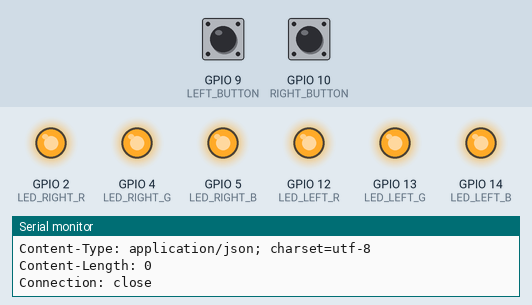
Bench run of a sketch on a simulated ESP8266 (NodeMCU). Parts: output pins drawn as LEDs (lit = HIGH), the last lines printed to the serial monitor. Dashed ring = blinking. Inputs (shaded band) come from the test bench; at power-on: GPIO 9 (LEFT_BUTTON) HIGH, GPIO 10 (RIGHT_BUTTON) HIGH. WiFi joins after 1.5 s; servers stay silent unless stated; uploads are accepted with an empty reply; EEPROM starts erased.

Above: at 5.4 s.
5.5 s: GPIO 9 (LEFT_BUTTON) pulled LOW for 0.15 s
At 6.02 s:
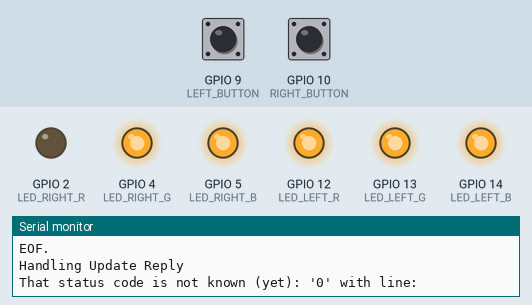
8.6 s: GPIO 10 (RIGHT_BUTTON) pulled LOW for 0.15 s
At 9.12 s:
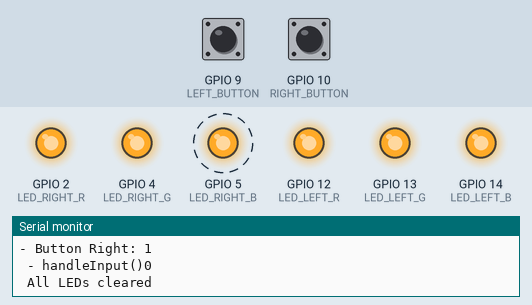
11.6 s: GPIO 9 (LEFT_BUTTON) driven LOW and GPIO 10 (RIGHT_BUTTON) driven LOW
At 13.31 s:
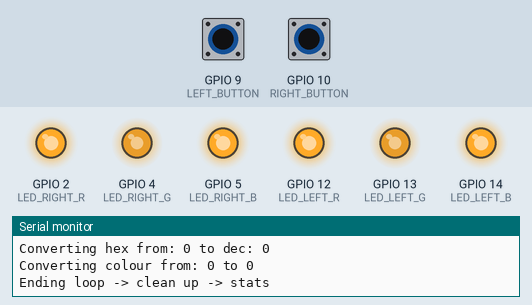
14.6 s: GPIO 9 (LEFT_BUTTON) pulsed HIGH 2 times (0.12 s each, 0.3 s apart)
Timing chart, 0 to 29.4 s (numbered marks = the images above; inputs shaded):
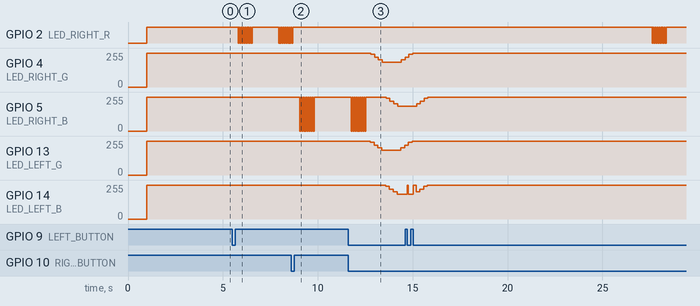

Measured:
- after the input at 5.5 s, GPIO 4 (LED_RIGHT_G), GPIO 13 (LED_LEFT_G): stays 255/255 (without the input it goes to 245/255 after 1.7 s); GPIO 5 (LED_RIGHT_B), GPIO 14 (LED_LEFT_B): stays 255/255 (without the input it goes to 245/255 after 2.5 s)
- after the input at 8.6 s, GPIO 4 (LED_RIGHT_G), GPIO 13 (LED_LEFT_G): stops changing and stays 255/255; GPIO 14 (LED_LEFT_B): stays 255/255 (without the input it goes to 245/255 after 1.5 s)
- after the input at 11.6 s, GPIO 4 (LED_RIGHT_G): 255/255 → 245/255 after 1.2 s, → 225/255 0.20 s later, → 205/255 0.20 s later, → 185/255 0.20 s later, … (6 changes in this stretch); GPIO 5 (LED_RIGHT_B): ramps from 255/255 to 0/255 and jumps back, once every 0.10 s

The sketch:

pj.ino
```cpp
// (licence header left out)
#include <ESP8266WiFi.h>
#include "Esp.h" // deep sleep and system info
#include <EEPROM.h> // to store status/registration in
#include "global.h"
#include "flow.h"
#include "comm.h"
#include "handler.h"
#include "moviehelper.h"

// ESP8266 SDK headers are in C, they need to be included externally or else
// they will throw an error compiling/linking.
//
// all SDK .c files required can be added between the { }
//extern "C" {
// #include "user_interface.h"
//}

// ------------------------------------------------------------------

String sPJDeviceId = "notinitialised";

state *gs = (state *)calloc(1, sizeof(state));

// ------------------------------------------------------------------
// ------------------------------------------------------------------


// ------------------------------------------------------------------
void rightPinChanges()
{
  Serial.println(" - rightPinChanges() - ");
  // no delay functions allowed in here!
  //remember when the last button was changed for voting
  gs->ulLastButtonChangeAt = millis();
  if(digitalRead(RIGHT_BUTTON) == LOW)
  {
    Serial.println("** Falling wink from right pin.");
    gs->bRightButtonDown = true;
    gs->sVote=2;
    //do a short blink, delayMicroseconds works, but its blocking!
    digitalWrite(LED_RIGHT_B, LOW);
    delayMicroseconds(1000);
    digitalWrite(LED_RIGHT_B, HIGH);
  }
}

// ------------------------------------------------------------------
void leftPinChanges()
{
  Serial.println(" - leftPinChanges() - ");
  // no delay functions allowed in here!
  //remember when the last button was changed for voting
  gs->ulLastButtonChangeAt = millis();
  if(digitalRead(LEFT_BUTTON) == LOW)
  {
    Serial.println("** Falling wink from left pin.");
    gs->bLeftButtonDown = true;
    gs->sVote=1;
    //do a short blink, delayMicroseconds works, but its blocking!
    digitalWrite(LED_LEFT_B, LOW);
    delayMicroseconds(1000);
    digitalWrite(LED_LEFT_B, HIGH);
  }
}

// ------------------------------------------------------------------
void setupPins()
{
  // we only go for FALLING instead of CHANGING to have less issues with multiple calls, and more time to work on the button
  attachInterrupt(digitalPinToInterrupt(LEFT_BUTTON), leftPinChanges, FALLING);
  attachInterrupt(digitalPinToInterrupt(RIGHT_BUTTON), rightPinChanges, FALLING);

  // analogWrite(pin, value) enables software PWM on the given pin. PWM may be used on pins 0 to 16.
  // Call analogWrite(pin, 0) to disable PWM on the pin. value may be in range from 0 to PWMRANGE,
  // which is equal to 1023 by default. PWM range may be changed by calling analogWriteRange(new_range).

  // we know 0 to 255 as colour intensity values
  analogWriteRange(255);

  // PWM frequency is 1kHz by default. Call analogWriteFreq(new_frequency) to change the frequency.
  // 45 Hz is more than OK for us for now
  analogWriteFreq(45);

  //set LEDs as output and set them to HIGH = 255
  pinMode(LED_LEFT_R, OUTPUT);
  pinMode(LED_LEFT_G, OUTPUT);
  pinMode(LED_LEFT_B, OUTPUT);

  pinMode(LED_RIGHT_R, OUTPUT);
  pinMode(LED_RIGHT_G, OUTPUT);
  pinMode(LED_RIGHT_B, OUTPUT);

  //set all LEDs to high keep it dark
  clearAllLEDs();

  // set buttons as input, to be safe
  pinMode(RIGHT_BUTTON, INPUT);
  pinMode(LEFT_BUTTON, INPUT);
}

// ------------------------------------------------------------------
// is called once after powering up, sets up the wireless network
// checks a few setting, especially if already registered
void setup() {

  // start a serial console for debugging purposes
  // todo: remove when going into production?
  Serial.begin(115200);
  Serial.setDebugOutput(true);
  Serial.println(" -=- POWER UP -=- ");
  delay(1000); //initial bootup, give it some time

  // set all needed ports and disable unneeded output ports to save power
  setupPins();

  // initialise memory structure (global state)
  gs->ulLoopStartAt = 0;
  gs->ulLastModeUpdateAt = 0;
  gs->ulLastButtonChangeAt = 0;
  gs->bytCurrentMode = MODE_INIT;
  gs->sVote = EMPTY_VOTE;
  gs->iCycleLength = STANDARD_CYCLE_LENGTH;
  gs->bLeftButtonDown = false;
  gs->bRightButtonDown = false;

  // movies
  gs->iMovieLeftFrameCount = 0;
  gs->iMovieLeftFrameCapacity = 2;
  gs->movieLeft = (struct movieframe *)malloc(sizeof(movieframe) * gs->iMovieLeftFrameCapacity);

  gs->iMovieRightFrameCount = 0;
  gs->iMovieRightFrameCapacity = 2;
  gs->movieRight = (struct movieframe *)malloc(sizeof(movieframe) * gs->iMovieRightFrameCapacity);

  gs->lMoviePosition = 0;
  gs->lMovieLength = 0;

  gs->sMovieReplayCount = 0;

  //for easteregg code tracking
  gs->ulEgg = 0;

  // --------------------
  // start wifi
  WiFi.mode(WIFI_STA);

  // get the wifi up and running
  WiFi.begin(SSID, PWD);

  Serial.print("Connecting to network: ");
  Serial.println(SSID);

  // TODO: this loops until things get connected to the wireless network
  // should we cancel after a few attempts and sleep instead to not drain
  // the battery too much when out of reach?
  unsigned long lStart = millis();
  while (WiFi.status() != WL_CONNECTED && lStart + (20 * SECONDS_TO_MILLIS) > millis())
  {
    delay(500);
    Serial.print(".");
  }

  // register EEPROM for registration status and last stock movie
  EEPROM.begin(16);

  // see if we need to ignore the wifi check, the updates will fail, but we dont care
  byte byWificheck = readWifiBootEeprom();

  // go back into deep sleep mode for now when there is no wifi
  // TODO: add this check to the state machine?
  if(WiFi.status() != WL_CONNECTED && byWificheck == BOOTWIFI_ON)
  {
    Serial.println("");
    Serial.println("Wifi not available, going to sleep.");

    // todo: blink in a whimpy fashion!
    playBootError();
    ESP.deepSleep(1 * 10 * 1000000, WAKE_RF_DEFAULT);
    delay(1000);
  }

  // print out stats
  Serial.println("");
  Serial.println("WiFi connected");
  Serial.print("IP address: ");
  Serial.println(WiFi.localIP());

  // print the received signal strength:
  long rssi = WiFi.RSSI();
  Serial.print(" Signal strength (RSSI):");
  Serial.print(rssi);
  Serial.println(" dBm");

  // calculate device id
  // Chip ID: 000000
  // Flash ID: 0000000
  // Serial.print("Chip ID: ");
  // Serial.println(ESP.getChipId());
  // Serial.print("Flash ID: ");
  // Serial.println(ESP.getFlashChipId());
  sPJDeviceId = String(ESP.getChipId()) + "_" + String(ESP.getFlashChipId());
  Serial.println("#########################");
  Serial.println("PJId: " + sPJDeviceId);
  Serial.println("#########################");

  delay(100);

  // check if registered already (check EEPROM), register with HARDAC otherwise.
  // TODO: catch error and add default
  if(sPJDeviceId.length() <= 1)
  {
    Serial.println("sDeviceId is too small. " + sPJDeviceId);
  }
  else
  {
    byte byRegKey = EEPROM.read(EEPROM_REGKEY_ADDRESS);

    Serial.print("EEPROM Value (0x5F) at EEPROM_REGKEY_ADDRESS: 0x");
    Serial.println(byRegKey, HEX);

    if(byRegKey != REGISTERED)
    {
      Serial.println("PJ is not registered yet.");
      registerPJ(sPJDeviceId);
    }
  }

  // read last active movie from EEPROM and load it
  loadActiveMovieFromEEPROM();
}

// ------------------------------------------------------------------
// will be called right after setup and then in a loop after every deep sleep cycle
// since we (currently) deep sleep after every cycle...
void loop() {

  gs->ulLoopStartAt = millis();

  Serial.println("--------------------------------------------------------------------");
  Serial.print("-- loop(");
  Serial.print(millis());
  Serial.println(") --");
  Serial.println("Modes");
  Serial.print("- Current Mode: ");
  Serial.println(gs->bytCurrentMode);
  Serial.print("- Button Left:  ");
  Serial.println(gs->bLeftButtonDown);
  Serial.print("- Button Right: ");
  Serial.println(gs->bRightButtonDown);

  // handle all button presses (easter egg as well as votes)
  handleInput();

  // if not in easteregg mode then switch
  if(gs->bytCurrentMode != MODE_EASTEREGG)
  {
    switch(gs->bytCurrentMode)
    {
      default:
      case MODE_IDLE:
        // show movie, change mode to Update after N loops
        handleIdle();
      break;
      case MODE_INIT:
        // Initialise something? otherwise head right into Update mode.
        gs->bytCurrentMode = MODE_UPDATE;
      break;
      case MODE_UPDATE:
        gs->ulLastModeUpdateAt = millis();
        gs->bytCurrentMode = MODE_IDLE;
        goOnline();
      break;
    }
  }

  // clear last vote if not button was pressed for X minutes
  if((millis() - gs->ulLastButtonChangeAt > VOTE_CLEAR_TIME * SECONDS_TO_MILLIS) && gs->sVote != EMPTY_VOTE)
  {
    Serial.print("### Resetting vote, it was:");
    Serial.println(gs->sVote);
    gs->sVote = EMPTY_VOTE;
    gs->ulLastButtonChangeAt = millis();
  }

  // clear easteregg mode if not button was pressed for Y minutes
  if((millis() - gs->ulLastButtonChangeAt > EASTEREGG_CLEAR_TIME * SECONDS_TO_MILLIS) && gs->bytCurrentMode == MODE_EASTEREGG)
  {
    Serial.println("### Leaving easteregg mode due to inactivity -> IDLE");
    gs->bytCurrentMode = MODE_IDLE;
    // reset buttons as well, just in case
    gs->bLeftButtonDown = false;
    gs->bRightButtonDown = false;
    gs->sVote = EMPTY_VOTE;
  }

  Serial.println();
  Serial.println("Ending loop -> clean up -> stats");

  // try to have a constant "frame" rate
  long lDelayTime = gs->iCycleLength - (millis() - gs->ulLoopStartAt);

  if(lDelayTime > 0)
  {
    delay(lDelayTime);
  }
  else
  {
    delay(100);
  }

  Serial.print("Free heap:");
  Serial.println(ESP.getFreeHeap(), DEC);

  Serial.print("Delayed for: ");
  Serial.println(lDelayTime);

  Serial.print("Time used: ");
  Serial.println(millis() - gs->ulLoopStartAt);
}

//EOF
```

comm.cpp
```cpp
// (licence header left out)
#include "comm.h"
#include "global.h"
#include "moviehelper.h"
#include <ESP8266WiFi.h>
#include <EEPROM.h> // to store status/registration in

// ------------------------------------------------------------------
bool registerPJ(String sDeviceId)
{
  // register with backend
  String sUrl = "/" + sDeviceId + "/r/public_key/";
  reply r = callUrl(sUrl);

  switch (r.iStatusCd)
    {
      case 420:
        // calm down, reset the eeprom in case of failed sync
        // TODO: Find out why this can happen
        EEPROM.write(EEPROM_REGKEY_ADDRESS, REGISTERED);
        EEPROM.commit();
        Serial.println("HARDAC says this device was registered before");
      break;
      case 201:
        // registration successful, make sure, that device knows after reboot
        EEPROM.write(EEPROM_REGKEY_ADDRESS, REGISTERED);
        EEPROM.commit();
        Serial.println("Registration of PJ succeeded.");
      break;
      default:
        Serial.print("Registration of PJ failed with StatusCode: ");
        Serial.println(r.iStatusCd);
      break;
    }
}

// todo: unregister when asked by backend
bool unregisterPJ(String sDeviceId)
{
}


// ------------------------------------------------------------------
// call URL, return statuscode and JSON
reply callUrl(String sUrl)
{
  reply r;

  r.iStatusCd = 0;
  r.sReply = "";

  Serial.print("Connecting to ");
  Serial.println(SERVER);

  // Use WiFiClient class to create TCP connections
  // todo: change to WiFiClientSecure when ready so as to make sniffing a bit more complex
  WiFiClient client;

  // todo: we should probably wait here or sleep here until we can connect
  // so we do not drain the battery too much
  if (!client.connect(SERVER, PORT)) {
    Serial.println("Connection failed, trying later...");
    return r;
  }

  // We now create a URI for the request
  Serial.print("Requesting URL: ");
  Serial.println(sUrl);

  // This will send the request to the server
  client.print(String("GET ") + sUrl + " HTTP/1.1\r\n" + "Host: " + SERVER + "\r\n" + "Connection: close\r\n\r\n");

  // just a short delay to give other components the chance to do something else
  delay(50);

  // handling of response
  Serial.println("");
  Serial.println("Response:");

  // Read line by line
  while(client.available())
  {
    String sLine = client.readStringUntil('\r');

    // make sure to not have whitespaces so that the very basic parser will not fail
    Serial.print(sLine);
    sLine.trim();

    if (sLine.startsWith("HARDAC-STATUS: "))
    {
        String sStatus = sLine.substring(14, 18);

        r.iStatusCd = (int)sStatus.toInt();
    }
    // todo: how can we detect the JSON payload?
    else if (sLine.startsWith("{ \"m1\": "))
    {
      r.sReply = sLine;
    }
  }

  Serial.println("EOF.");
  if (!client.connected())
  {
    // free up memory
    client.stop();
  }

  return r;
}

byte readWifiBootEeprom()
{
  Serial.print("readWifiModeEeprom() ");

  byte byMagicNumber = 0;

  EEPROM.get(EEPROM_WIFITOGGLE_ADDRESS, byMagicNumber);

  Serial.print("Magic Number: ");
  Serial.println(byMagicNumber, HEX);

  if(byMagicNumber == BOOTWIFI_OFF)
  {
    return BOOTWIFI_OFF;
  }
  else
  {
    return BOOTWIFI_ON;
  }
}


void writeWifiBootEeprom(const byte byMagicNumber)
{
  //toggle if we should deepsleep when wifi is not found
  Serial.print("writeWifiModeEeprom() ");

  EEPROM.put(EEPROM_WIFITOGGLE_ADDRESS, byMagicNumber);
  EEPROM.commit();

  Serial.print("Magic Number: ");
  Serial.println(byMagicNumber,HEX);
}

//EOF
```

comm.h
```cpp
// (licence header left out)
#ifndef H_COMM
#define H_COMM

#include <Arduino.h> //needed for Serial.println

// http reply struct
typedef struct reply
{
  int iStatusCd;
  String sReply;
} reply;

bool registerPJ(String sDeviceId);
bool unregisterPJ(String sDeviceId);

reply callUrl(String sUrl);

void writeWifiBootEeprom(const byte byMagicNumber);
byte readWifiBootEeprom();

#endif // H_COMM
```

flow.h
```cpp
// (licence header left out)
#ifndef H_FLOW
#define H_FLOW

#include <stdlib.h>

typedef unsigned char byte;

// States
static const byte MODE_NONE       = 0x00;
static const byte MODE_INIT       = 0x01;
static const byte MODE_IDLE       = 0x02;
static const byte MODE_UPDATE     = 0x03;
//static const byte MODE_MOVIE      = 0x04;
//static const byte MODE_VOTE       = 0x05;
static const byte MODE_EASTEREGG  = 0x06;

// one element of a movie
typedef struct movieframe
{
    char r;
    char g;
    char b;
    int position;
} movieframe;

// state structure for state machine
typedef struct state
{
  unsigned long ulLoopStartAt;
  unsigned long ulLastModeUpdateAt;
  unsigned long ulLastButtonChangeAt;
  byte bytCurrentMode;
  int iMovieLeftFrameCount;
  int iMovieLeftFrameCapacity;
  movieframe *movieLeft;
  int iMovieRightFrameCount;
  int iMovieRightFrameCapacity;
  movieframe *movieRight;
  long lMoviePosition;
  long lMovieLength;
  short sVote;
  int iCycleLength;
  bool bLeftButtonDown;
  bool bRightButtonDown;
  unsigned long ulEgg;
  unsigned short sMovieReplayCount;
  unsigned short sStockMovieActiveIndex;
} state;

extern state *gs;

#endif // H_FLOW
```

handler.h
```cpp
// (licence header left out)
#ifndef H_HANDLER
#define H_HANDLER

#include <ArduinoJson.h> // json parser
#include "comm.h" // for reply
#include "flow.h" // for gs

void printWIFIStrength();
void handleUpdateReply(reply r);
void handleInput();
void handleIdle();
void handleMovie();
void goOnline();
void handleUpdate();
void handleVote();


#endif // H_HANDLER
```

moviehelper.h
```cpp
// (licence header left out)
#ifndef H_MOVIEHELPER
#define H_MOVIEHELPER

#include <stdlib.h>
#include "flow.h"

void playWarning();
void playSuccess();
void playError();
void playBootError();
void clearAllLEDs();

void loadMovie(const char* movieLeft, const char* movieRight);

void playStockMovie(const unsigned short sStockMovieIndex, const bool bStoreInEEPROM);
// overload sends false to playStockMovie(sStockMovieIndex, bStoreInEEPROM)
void playStockMovie(const unsigned short sStockMovieIndex);

int hex2dec(char cHexVal);
int convert2AnalogueValue(char colour);

// internal use only
void serialPrintMovieParsed();

// internal use only
movieframe *addMFLeft(const char r, const char g, const char b, const int position);
movieframe *addMFRight(const char r, const char g, const char b, const int position);

void storeActiveMovieToEEPROM(const unsigned short sStockMovieIndex);
void loadActiveMovieFromEEPROM();

#endif // H_MOVIEHELPER
```

Source omitted: global.h (4719 bytes), handler.cpp (11723 bytes), moviehelper.cpp (9296 bytes)
